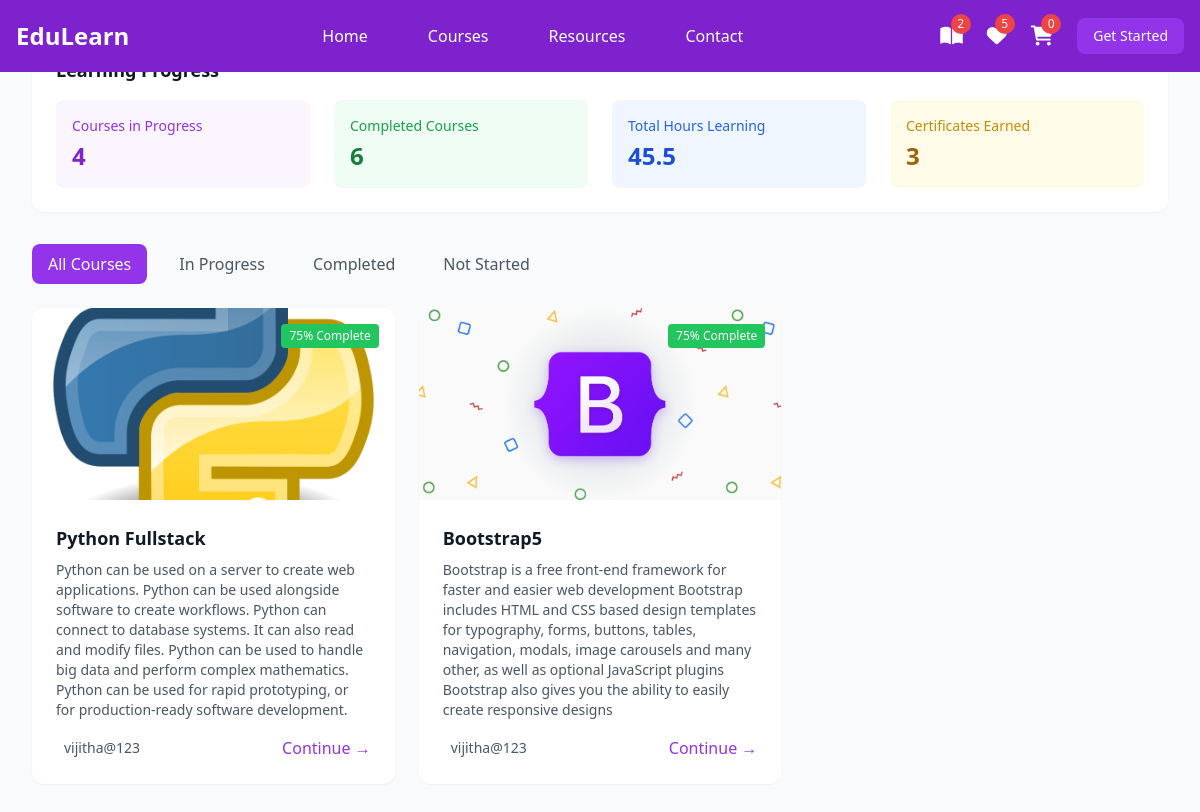
The app's page /mycourses (signed in) with its own data.
### instructorApp/models.py (models this page shows, shortened)
class User(AbstractUser):
    role=models.CharField(max_length=100,default="student")

class Course(models.Model):
    owner=models.ForeignKey(User,on_delete=models.SET_NULL,null=True,blank=True)
    category=models.ManyToManyField(Category,related_name="category")
    title=models.CharField(max_length=200)
    description=models.TextField()
    image=models.ImageField(upload_to="course_images",null=True,blank=True)
    thumbnail=EmbedVideoField()
    price=models.DecimalField(decimal_places=2,max_digits=6)
    added_date=models.DateField(auto_now_add=True)
    updated_date=models.DateField(auto_now=True)

### studentApp/views.py (the view)
# urls.py: path('mycourses',studentView.MyCourses.as_view(),name="my_courses"),
class MyCourses(View):
    def get(self,request):
        orders=Order.objects.filter(user_instance=request.user,is_paid=True)
        print(orders)
        return render(request,'my_courses.html',{'orders':orders})

### instructorApp/models.py (called while the page is built)
    def __str__(self):
        return self.user_instance.username

### studentApp/context_processors.py (called while the page is built)
def course_count(request):
    if request.user.is_authenticated:
        orders=Order.objects.filter(user_instance=request.user,is_paid=True).count()
        return {'order_count':orders}
    else:
        return {'order_count':0}

### studentApp/templates/my_courses.html
{% extends 'index.html' %}
{% block content %}
<div class="min-h-screen">
        <main class="max-w-7xl mx-auto px-4 sm:px-6 lg:px-8 py-8">
            <div class="bg-white rounded-xl shadow-sm p-6 mb-8">
                <h2 class="text-lg font-semibold text-gray-900 mb-4">Learning Progress</h2>
                <div class="grid grid-cols-1 md:grid-cols-4 gap-6">
                    <div class="bg-purple-50 rounded-lg p-4">
                        <p class="text-sm text-purple-600 mb-1">Courses in Progress</p>
                        <p class="text-2xl font-bold text-purple-700">4</p>
                    </div>
                    <div class="bg-green-50 rounded-lg p-4">
                        <p class="text-sm text-green-600 mb-1">Completed Courses</p>
                        <p class="text-2xl font-bold text-green-700">6</p>
                    </div>
                    <div class="bg-blue-50 rounded-lg p-4">
                        <p class="text-sm text-blue-600 mb-1">Total Hours Learning</p>
                        <p class="text-2xl font-bold text-blue-700">45.5</p>
                    </div>
                    <div class="bg-yellow-50 rounded-lg p-4">
                        <p class="text-sm text-yellow-600 mb-1">Certificates Earned</p>
                        <p class="text-2xl font-bold text-yellow-700">3</p>
                    </div>
                </div>
            </div>
            <div class="flex items-center space-x-4 mb-6">
                <button class="bg-purple-600 text-white px-4 py-2 rounded-lg">All Courses</button>
                <button class="text-gray-600 hover:bg-gray-100 px-4 py-2 rounded-lg">In Progress</button>
                <button class="text-gray-600 hover:bg-gray-100 px-4 py-2 rounded-lg">Completed</button>
                <button class="text-gray-600 hover:bg-gray-100 px-4 py-2 rounded-lg">Not Started</button>
            </div>
            <div class="grid grid-cols-1 md:grid-cols-2 lg:grid-cols-3 gap-6">
                 {% for order in orders %}
                 {% for course in order.course_instances.all %}
                <div class="bg-white rounded-xl shadow-sm overflow-hidden">
                    <div class="relative">
                        <img src="{{course.image.url}}" alt="Course thumbnail" class="w-full h-48 object-cover">
                        <div class="absolute top-4 right-4 bg-green-500 text-white text-xs px-2 py-1 rounded">
                            75% Complete
                        </div>
                    </div>
                    <div class="p-6">
                        <h3 class="text-lg font-semibold text-gray-900 mb-2">{{course.title}}</h3>
                        <p class="text-gray-600 text-sm mb-4">{{course.description}}</p>
                        <div class="flex items-center justify-between">
                            <div class="flex items-center">
                                <span class="ml-2 text-sm text-gray-600">{{course.owner.username}}</span>
                            </div>
                            <a href="{% url 'lesson_view' course.id %}" class="text-purple-600 hover:text-purple-700 font-medium">Continue →</a>
                        </div>
                    </div>
                </div>
                {% endfor %}
                {% endfor %}
            </div>
        </main>
    </div>
{% endblock %}

### studentApp/templates/index.html (shortened to what this page needs)
<!DOCTYPE html>
<html lang="en">
<head>
    <script src="https://cdn.tailwindcss.com"></script>
    <link href="https://cdnjs.cloudflare.com/ajax/libs/font-awesome/6.0.0/css/all.min.css" rel="stylesheet">
</head>
<body class="bg-gray-50">
    <nav class="bg-purple-700 fixed w-full z-20 top-0 left-0">
        <div class="max-w-screen-xl flex flex-wrap items-center justify-between mx-auto p-4">
            <a href="#" class="flex items-center">
                <span class="self-center text-2xl font-semibold text-white">EduLearn</span>
            </a>
            <div class="items-center justify-between hidden w-full md:flex md:w-auto md:order-1">
                <ul class="flex flex-col p-4 md:p-0 mt-4 font-medium md:flex-row md:space-x-8 md:mt-0">
                    <li><a href="#" class="block py-2 pl-3 pr-4 text-white hover:text-purple-200">Home</a></li>
                    <li><a href="#" class="block py-2 pl-3 pr-4 text-white hover:text-purple-200">Courses</a></li>
                    <li><a href="#" class="block py-2 pl-3 pr-4 text-white hover:text-purple-200">Resources</a></li>
                    <li><a href="#" class="block py-2 pl-3 pr-4 text-white hover:text-purple-200">Contact</a></li>
                </ul>
            </div>
            <div class="flex items-center space-x-6 md:order-2">
                <div class="relative group">
                    <a href="{% url 'my_courses' %}" class="text-white hover:text-purple-200">
                        <i class="fas fa-book-open text-xl"></i>
                        <span class="absolute -top-2 -right-2 bg-red-500 text-white text-xs rounded-full h-5 w-5 flex items-center justify-center">{{order_count}}</span>
                    </a>
                </div>
                <div class="relative group">
                    <a href="#" class="text-white hover:text-purple-200">
                        <i class="fas fa-heart text-xl"></i>
                        <span class="absolute -top-2 -right-2 bg-red-500 text-white text-xs rounded-full h-5 w-5 flex items-center justify-center">5</span>
                    </a>
                </div>
                <div class="relative group">
                    <a href="{% url 'cart_list' %}" class="text-white hover:text-purple-200">
                        <i class="fas fa-shopping-cart text-xl"></i>
                        <span class="absolute -top-2 -right-2 bg-red-500 text-white text-xs rounded-full h-5 w-5 flex items-center justify-center">{{request.user.user_cart.all.count}}</span>
                    </a>
                </div>
                <button class="text-white bg-purple-600 hover:bg-purple-800 focus:ring-4 focus:outline-none focus:ring-purple-300 font-medium rounded-lg text-sm px-4 py-2 text-center">Get Started</button>
            </div>
        </div>
    </nav>
    {% block content %}{% endblock %}
</body>
</html>

### records on screen
User: user.user_cart.all.count "0"
Course: image (picture), title "Python Fullstack", description "Python can be used on a server to create web applications. Python can be used alongside software to create workflows. Python can connect to database systems. It can also read and modify files. Python can be used to handle big data and perform complex mathematics. Python can be used for rapid prototyping, or for production-ready software development.", owner.username "vijitha@123"
Course: image (picture), title "Bootstrap5", description "Bootstrap is a free front-end framework for faster and easier web development Bootstrap includes HTML and CSS based design templates for typography, forms, buttons, tables, navigation, modals, image carousels and many other, as well as optional JavaScript plugins Bootstrap also gives you the ability to easily create responsive designs", owner.username "vijitha@123"

### other values on screen
{{ order_count }} "2"
